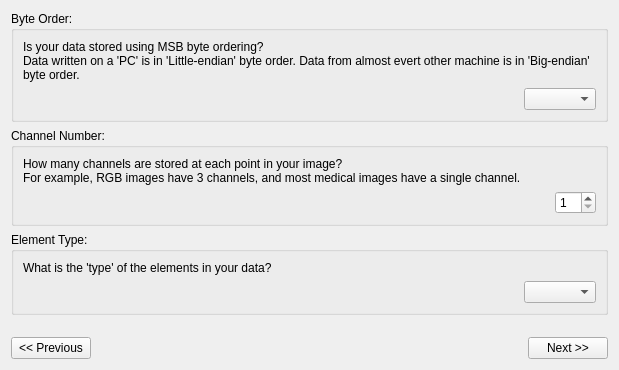
      <widget class="QWidget" name="page_4">
       <layout class="QGridLayout">
        <item row="0" column="0">
         <widget class="QGroupBox" name="groupBox_4">
          <property name="title">
           <string>Byte Order:</string>
          </property>
          <layout class="QGridLayout">
           <item row="0" column="0" colspan="2">
            <widget class="QLabel" name="label_40">
             <property name="text">
              <string>Is your data stored using MSB byte ordering?
Data written on a 'PC' is in 'Little-endian' byte order. Data from almost evert other machine is in 'Big-endian' byte order.</string>
             </property>
             <property name="scaledContents">
              <bool>true</bool>
             </property>
             <property name="wordWrap">
              <bool>true</bool>
             </property>
            </widget>
           </item>
           <item row="1" column="0">
            <spacer>
             <property name="orientation">
              <enum>Qt::Horizontal</enum>
             </property>
             <property name="sizeHint" stdset="0">
              <size>
               <width>211</width>
               <height>20</height>
              </size>
             </property>
            </spacer>
           </item>
           <item row="1" column="1">
            <widget class="QComboBox" name="byteOrderingComboBox"/>
           </item>
          </layout>
         </widget>
        </item>
        <item row="1" column="0">
         <widget class="QGroupBox" name="groupBox_3">
          <property name="title">
           <string>Channel Number:</string>
          </property>
          <layout class="QGridLayout">
           <item row="0" column="0" colspan="2">
            <widget class="QLabel" name="label_42">
             <property name="text">
              <string>How many channels are stored at each point in your image?
For example, RGB images have 3 channels, and most medical images have a single channel.</string>
             </property>
             <property name="scaledContents">
              <bool>true</bool>
             </property>
             <property name="wordWrap">
              <bool>true</bool>
             </property>
            </widget>
           </item>
           <item row="1" column="0">
            <spacer>
             <property name="orientation">
              <enum>Qt::Horizontal</enum>
             </property>
             <property name="sizeHint" stdset="0">
              <size>
               <width>371</width>
               <height>20</height>
              </size>
             </property>
            </spacer>
           </item>
           <item row="1" column="1">
            <widget class="QSpinBox" name="channelNumberSpinBox">
             <property name="minimum">
              <number>1</number>
             </property>
             <property name="maximum">
              <number>10</number>
             </property>
            </widget>
           </item>
          </layout>
         </widget>
        </item>
        <item row="2" column="0">
         <widget class="QGroupBox" name="groupBox_5">
          <property name="title">
           <string>Element Type:</string>
          </property>
          <layout class="QGridLayout">
           <item row="0" column="0" colspan="2">
            <widget class="QLabel" name="label_44">
             <property name="text">
              <string>What is the 'type' of the elements in your data?</string>
             </property>
             <property name="scaledContents">
              <bool>true</bool>
             </property>
             <property name="wordWrap">
              <bool>true</bool>
             </property>
            </widget>
           </item>
           <item row="1" column="0">
            <spacer>
             <property name="orientation">
              <enum>Qt::Horizontal</enum>
             </property>
             <property name="sizeHint" stdset="0">
              <size>
               <width>191</width>
               <height>20</height>
              </size>
             </property>
            </spacer>
           </item>
           <item row="1" column="1">
            <widget class="QComboBox" name="elementTypeComboBox"/>
           </item>
          </layout>
         </widget>
        </item>
        <item row="3" column="0">
         <spacer>
          <property name="orientation">
           <enum>Qt::Vertical</enum>
          </property>
          <property name="sizeHint" stdset="0">
           <size>
            <width>541</width>
            <height>16</height>
           </size>
          </property>
         </spacer>
        </item>
        <item row="4" column="0">
         <layout class="QHBoxLayout">
          <item>
           <widget class="QPushButton" name="page4PreviousPushButton">
            <property name="text">
             <string>&lt;&lt; Previous</string>
            </property>
           </widget>
          </item>
          <item>
           <spacer>
            <property name="orientation">
             <enum>Qt::Horizontal</enum>
            </property>
            <property name="sizeHint" stdset="0">
             <size>
              <width>431</width>
              <height>20</height>
             </size>
            </property>
           </spacer>
          </item>
          <item>
           <widget class="QPushButton" name="page4NextPushButton">
            <property name="text">
             <string>Next &gt;&gt;</string>
            </property>
           </widget>
          </item>
         </layout>
        </item>
       </layout>
      </widget>
